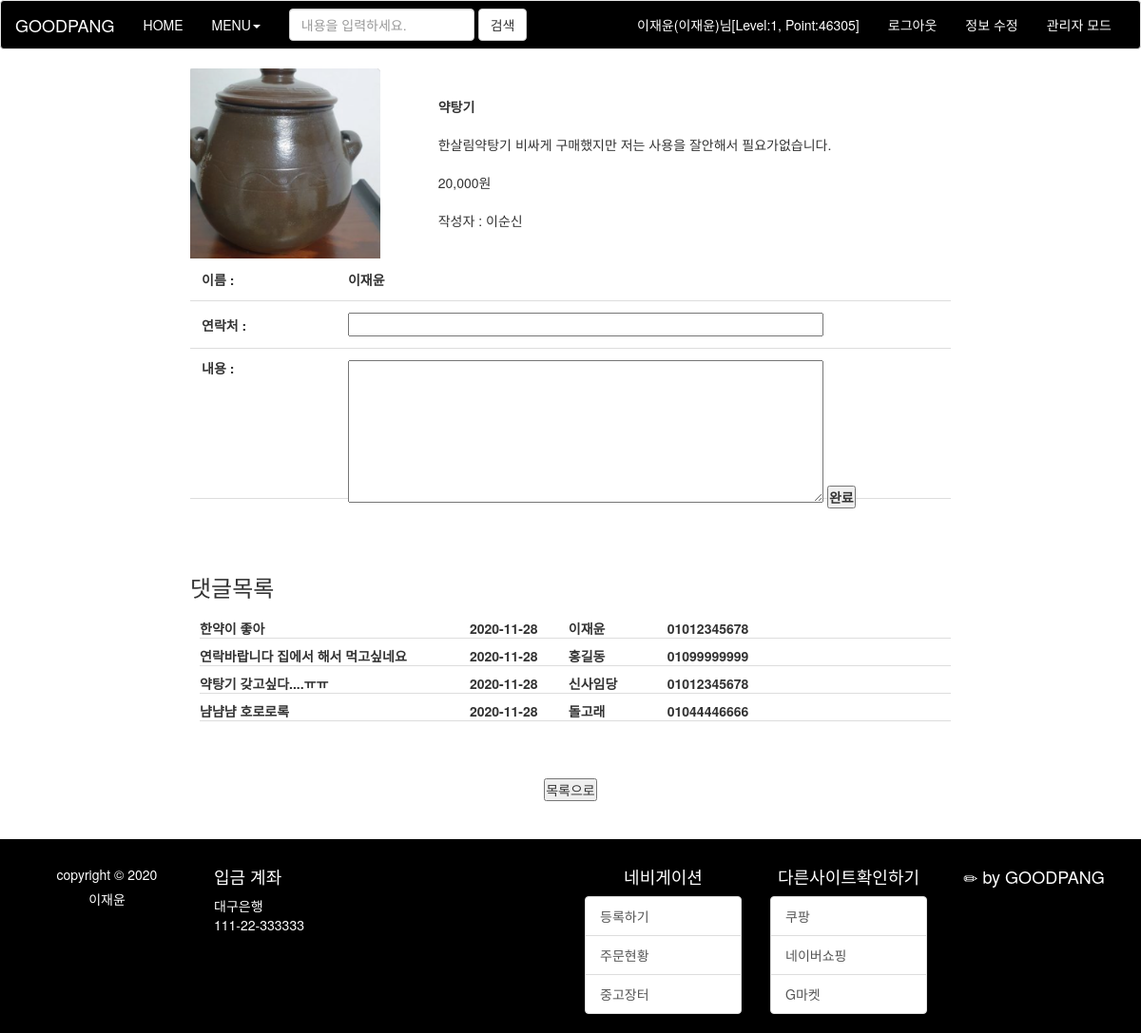
Page /final-project-final/used_board.php?num=86 (signed in) on the committed database.
### tables this page shows
CREATE TABLE `product_my` (
  `num` int(11) NOT NULL,
  `id` char(15) NOT NULL,
  `name` char(10) NOT NULL,
  `product_name` char(200) NOT NULL,
  `price` int(11) NOT NULL,
  `memo` text NOT NULL,
  `regist_day` char(20) NOT NULL,
  `hit` int(11) NOT NULL,
  `file_name` char(40) DEFAULT NULL,
  `file_type` char(40) DEFAULT NULL,
  `file_copied` char(40) DEFAULT NULL
);

CREATE TABLE `board` (
  `num` int(11) NOT NULL,
  `id` char(15) NOT NULL,
  `name` char(10) NOT NULL,
  `phonenumber` char(15) NOT NULL,
  `content` text NOT NULL,
  `regist_day` char(20) NOT NULL,
  `product_num` int(11) NOT NULL
);

### final-project-final/used_board.php (the view, shortened to what this page needs)
<?php
  $num   = $_GET["num"];
	$con = mysqli_connect("localhost", "user1", "12345", "goodpang");
	$sql = "select * from product_my where num=$num";
	$result = mysqli_query($con, $sql);
	$row = mysqli_fetch_array($result);
  $num            = $row["num"];
  $id             = $row["id"];
  $name           = $row["name"];
  $product_name   = $row["product_name"];
  $memo           = $row["memo"];
  $price          = $row["price"];
  $file_copied     = $row["file_copied"];
  ?>
  <!DOCTYPE html>
  <html>
  <head>
  <link rel="stylesheet" type="text/css" href="./css/common.css">
  <link rel="stylesheet" type="text/css" href="./css/board1.css">
  <link rel="stylesheet" type="text/css" href="./css/used_main.css">
  <link rel="stylesheet" href="./css/bootstrap.min.css">
  <link rel="stylesheet" href="./css/bar.css">
  </head>
  <body>
  <header>
      <?php include "used_header.php";?>
  </header>
  <center>
      <table border="0" cellspacing="50" cellpadding="10">
        <tr>
          <td><img src="./data/<?=$file_copied?>"  width="200px" height="200px"></td>
          <td><b><?=$product_name?></b><br><br>
                  <?=$memo?><br><br>
                  <?=number_format($price)?>원<br><br>
                  작성자 : <?=$name?>
          </td>
        </tr>
        <tr>
          <th colspan="2" >
             	<div id="board_box">
          	    <form  name="board_form" method="post" action="used_board_insert.php?num=<?=$num?>">
          	    	 <ul id="board_form">
          				<li id="text_area1">
          					<span class="col1">이름 : </span>
          					<span class="col2"><?=$username?></span>
          				</li>
                  <li id="text_area1">
          					<span class="col1">연락처 : </span>
          					<span class="col2"><input type="text" name="phonenumber" value="" ></span>
          				</li>
          	    		<li id="text_area">
          	    			<span class="col1">내용 : </span>
          	    			<span class="col2">
          	    				<textarea name="content"></textarea>
                        <button type="button" onclick="check_board()">완료</button>
          	    			</span>
          	    		</li>
          	    	    </ul>
          	    </form>
          	</div>
          </th>
        </tr>
        <tr>
          <th colspan="2" style="padding-top:50px" align="center">
                <div id="latest">
            <h3 id="board_title">
                댓글목록
          </h3>
          <ul>
          <?php
              $con = mysqli_connect("localhost", "user1", "12345", "goodpang");
              $sql = "select * from board where product_num = $num order by num";
              $result = mysqli_query($con, $sql);
              $num_match = mysqli_num_rows($result);
              if ($num_match == 0 )
                  echo "댓글이 없습니다!";
              else
              {
                  while( $row = mysqli_fetch_array($result) )
                  {
                      $regist_day = substr($row["regist_day"], 0, 10);
          ?>
                          <li>
                              <span><?=$row["content"]?></span>
                              <span><?=$regist_day?></span>
                              <span><?=$row["name"]?></span>
                          <?php
                                  if($_SESSION["userid"]==$id or $_SESSION["userid"]=='이재윤') {
                              ?>
                                    <span><?=$row["phonenumber"]?></span>
                              <?php
                                  }
                              ?>
                          </li>
          <?php
                  }
              }
          ?>
        </div>
        </th>
        </tr>
        <tr>
          <td colspan="2" style="padding-top:50px" align="center">
          <input type="button" onClick="location.href='used_index.php'" value="목록으로"></td>
          </tr>
          </table><br><br>
      </center>
  <footer style="background-color: #000000; color: #ffffff">
      <?php include "footer_search.php";?>
  </footer>
  </body>
  </html>

### final-project-final/css/common.css (style rules this page uses)
* { padding: 0; margin: 0; }
body { font-family: "돋움"; font-size: 14px; }
img { border: 0; }
ul { list-style-type: none; }

### final-project-final/css/board1.css (style rules this page uses)
#board_box { position: relative; width: 800px; margin: 0 auto; }
#board_form span { display: inline-block; }
#board_form .col1 { width: 150px; }
#board_form li { padding: 12px; border-bottom: solid 1px #dddddd; }
#board_form input { width: 500px; height: 25px; }
#board_form textarea { width: 500px; height: 150px; }
#board_form #text_area { position: relative; height: 158px; }
#board_form #text_area .col1 { position: absolute; top: 10px; }
#board_form #text_area .col2 { position: absolute; left: 166px; }
#board_box { width: 800px; margin: 0 auto; }

### final-project-final/css/used_main.css (style rules this page uses)
#latest { top: 30px; left: 250px; }
#latest ul { margin-top: 20px; }
#latest li { margin-top: 8px; margin-left: 10px; border-bottom: solid 1px #dddddd; }
#latest span { display: inline-block; }
#latest span:nth-child(1) { width: 280px; }
#latest span:nth-child(2) { width: 100px; }
#latest span:nth-child(3) { width: 100px; }

### final-project-final/css/bar.css (style rules this page uses)
* { font-family: :'Nanum Gothic'; }

### rows in the picture
product_my: file_copied (picture), product_name "약탕기", memo "한살림약탕기 비싸게 구매했지만 저는 사용을 잘안해서 필요가없습니다.", price "20,000", name "이순신"
board: content "한약이 좋아", regist_day "2020-11-28", name "이재윤", phonenumber "01012345678"
board: content "연락바랍니다 집에서 해서 먹고싶네요", regist_day "2020-11-28", name "홍길동", phonenumber "01099999999"
board: content "약탕기 갖고싶다....ㅠㅠ", regist_day "2020-11-28", name "신사임당", phonenumber "01012345678"
board: content "냠냠냠 호로로록", regist_day "2020-11-28", name "돌고래", phonenumber "01044446666"

### other values in the picture
$logged "이재윤(이재윤)님[Level:1, Point:46305]"
$username "이재윤"
